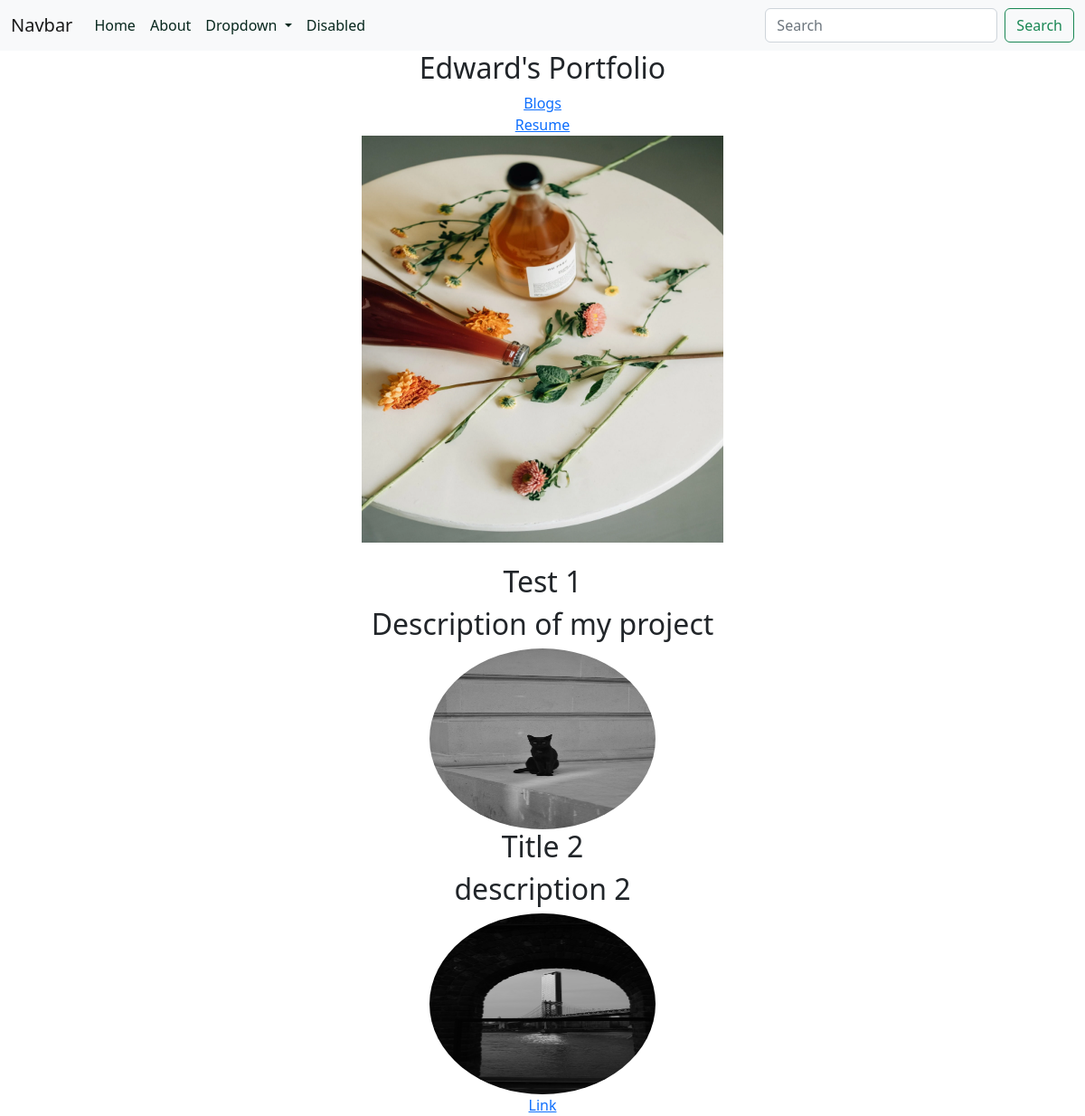
Before: / with the older database file.
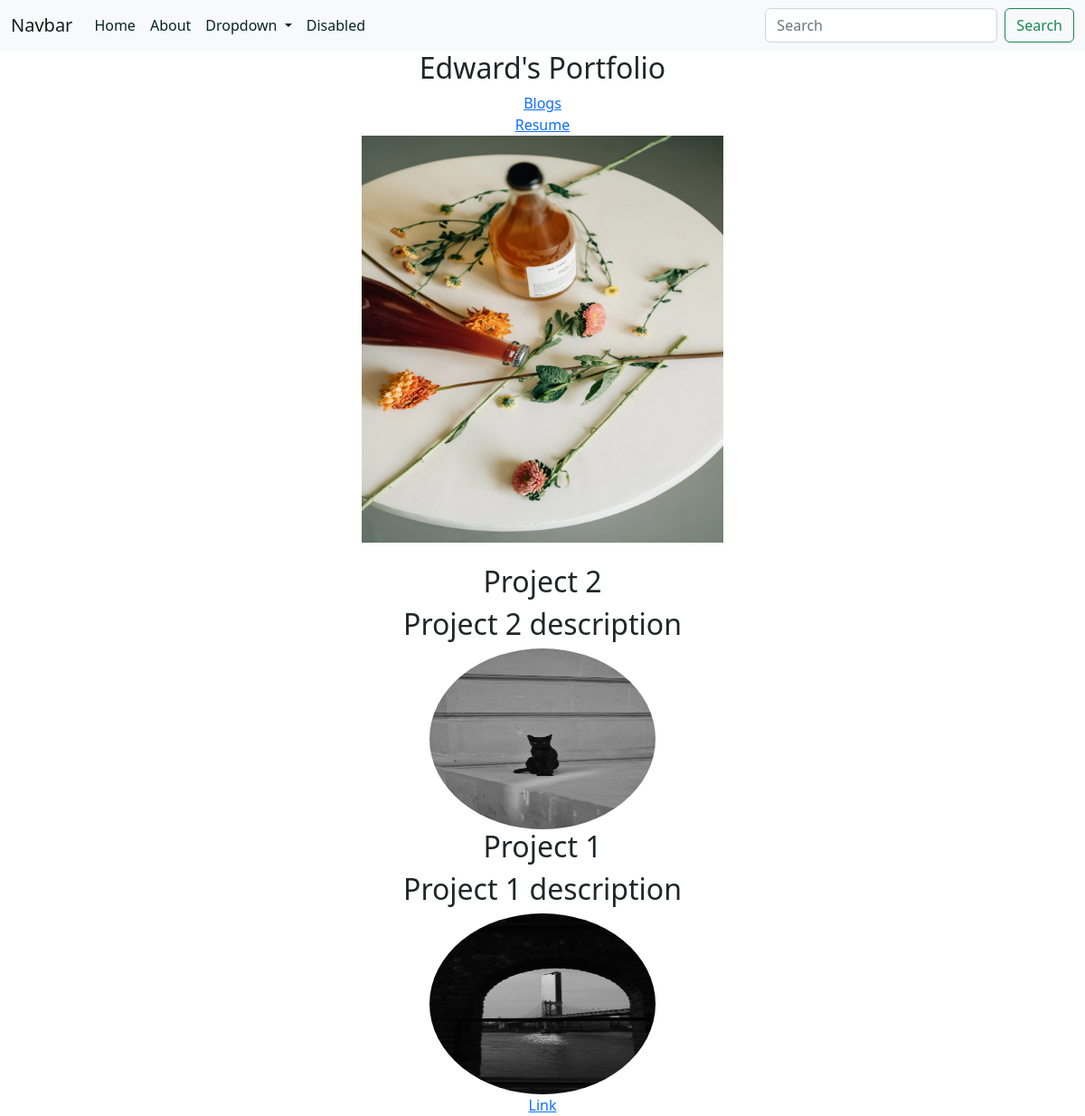
After: the same page with the newer database file.
### portfolio/models.py (models this page shows, shortened)
class Project(models.Model):
    title = models.CharField(max_length=100)
    description = models.CharField(max_length=250)
    image = models.ImageField(upload_to='portfolio/images/')
    url = models.URLField(blank=True)

### portfolio/views.py (the view)
# urls.py: 2. Add a URL to urlpatterns:  path('', views.home, name='home')
def home(request):
    projects = Project.objects.all()
    return render(request,'portfolio/home.html', {'projects':projects})

### portfolio/templates/portfolio/home.html
{% extends 'portfolio/base.html'%}
{% block content %}
{% load static %}
<div class="jumbotron text-center">
    <h2>Edward's Portfolio</h2>
    <a href="{% url 'blog:all_blogs' %}"> Blogs</a>
    <br>
    <a href="{% static 'portfolio/resume.pdf' %}">Resume</a>
    <br>
    <img src="{% static 'portfolio/picture.jpg' %}" width=400 height=450>
    <br> <br>
    {% for project in projects %}
    <div class="container">
        <div class="row">
          <div class="col-sm">
          <h2> {{ project.title }} </h2>
          <h2>{{ project.description }} </h2>
          <img src="{{ project.image.url }}" height=200 width=250 class="rounded-circle" >
        {% if project.url %}
          <br>
          <a href="{{project.url}}">Link</a>
          </div>
        </div>
      </div>
</div>
        {% endif %}
    {% endfor %}
{% endblock %}

### portfolio/templates/portfolio/base.html (shortened to what this page needs)
<!doctype html>
{% load static %}
<html lang="en">
  <head>
    <link rel="stylesheet"    href="{% static "portfolio/custom.css" %}">
    <link href="https://cdn.jsdelivr.net/npm/bootstrap@5.2.1/dist/css/bootstrap.min.css" rel="stylesheet">
  </head>
  <body>
    <nav class="navbar navbar-expand-lg bg-light">
      <div class="container-fluid">
        <a class="navbar-brand" href="#">Navbar</a>
        <div class="collapse navbar-collapse" id="navbarSupportedContent">
          <ul class="navbar-nav me-auto mb-2 mb-lg-0">
            <li class="nav-item">
              <a class="nav-link active" aria-current="page" href="#">Home</a>
            </li>
            <li class="nav-item">
              <a class="nav-link" href="#">About</a>
            </li>
            <li class="nav-item dropdown">
              <a class="nav-link dropdown-toggle" href="#" role="button" data-bs-toggle="dropdown" aria-expanded="false">
                Dropdown
              </a>
            </li>
            <li class="nav-item">
              <a class="nav-link disabled">Disabled</a>
            </li>
          </ul>
          <form class="d-flex" role="search">
            <input class="form-control me-2" type="search" placeholder="Search" aria-label="Search">
            <button class="btn btn-outline-success" type="submit">Search</button>
          </form>
        </div>
      </div>
    </nav>
{% block content %} {% endblock %}
  </body>
</html>

### portfolio/static/portfolio/custom.css (style rules this page uses)
.navbar-nav .nav-link { color: rgb(7, 39, 29) !important; }
body { font-family: 'Lato', sans-serif; }

Changed rows visible on the page:
changed Project: title "Test 1" → "Project 2"; description "Description of my project" → "Project 2 description"
changed Project: title "Title 2" → "Project 1"; description "description 2" → "Project 1 description"
